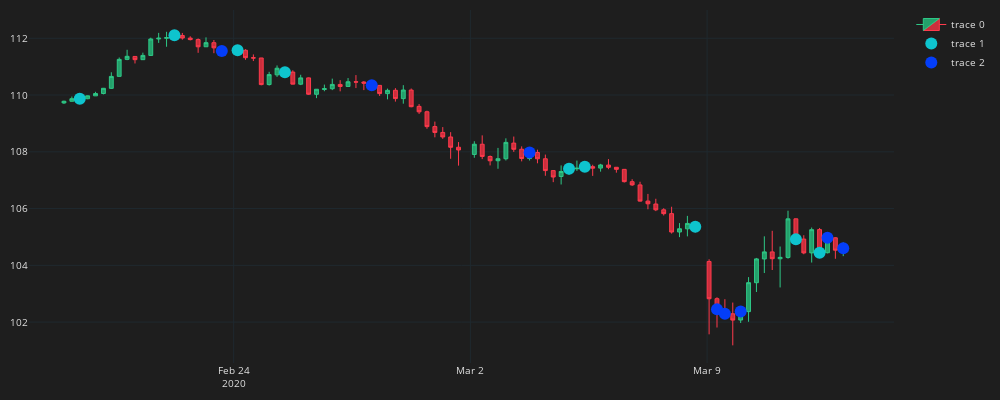

The notebook cell saved with this chart:
### Code cell
fig = go.Figure()
fig.add_trace(go.Candlestick(
    x=df_plot.time, open=df_plot.mid_o, high=df_plot.mid_h, low=df_plot.mid_l, close=df_plot.mid_c,
    line=dict(width=1), opacity=1,
    increasing_fillcolor='#24A06B',
    decreasing_fillcolor="#CC2E3C",
    increasing_line_color='#2EC886',
    decreasing_line_color='#FF3A4C'
))
fig.add_trace(go.Scatter(
    x=df_buys.time,
    y=df_buys.mid_c,
    mode='markers',
    marker=dict(color="#0ec4ce",size=12)
))
fig.add_trace(go.Scatter(
    x=df_sells.time,
    y=df_sells.mid_c,
    mode='markers',
    marker=dict(color="#043ef9",size=12)
))
fig.update_layout(width=1000,height=400,
    margin=dict(l=10,b=10,t=10),
    font=dict(size=10,color="#e1e1e1"),
    paper_bgcolor="#1e1e1e",
    plot_bgcolor="#1e1e1e")
fig.update_xaxes(
    gridcolor="#1f292f",
    showgrid=True,fixedrange=True,rangeslider=dict(visible=False),
    rangebreaks=[
        dict(bounds=["sat", "mon"])
    ]
)
fig.update_yaxes(
    gridcolor="#1f292f",
    showgrid=True,
)
fig.show()
